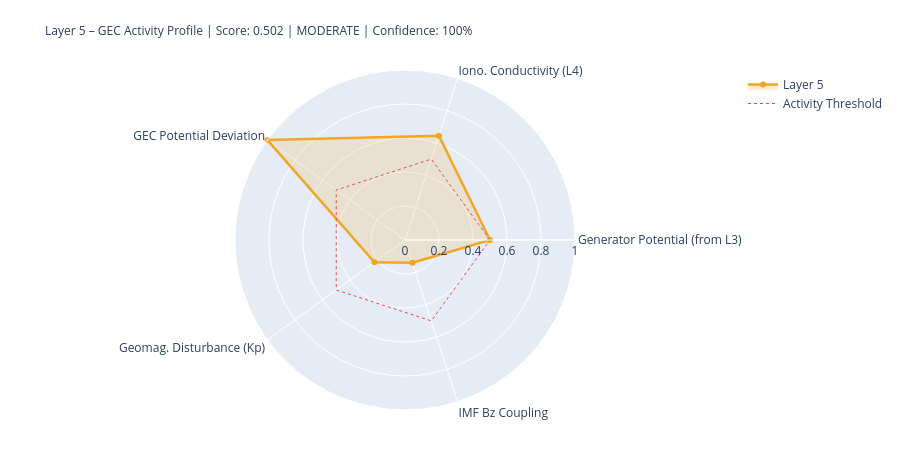

Notebook code cell kept with this figure:
### Markdown cell above
---
## 5. State Assessment & Handoff to Layer 6

### Code cell
# ============================================================
# LAYER-5-SCORE
# ============================================================

# Components
# 1) Generator activity (Layer-3-driven)
gen_score = norm(generator_strength, 0.3, 2.0)
gen_src   = 'from_layer3' if l3_thunder_score is not None else 'estimated'

# 2) Ionospheric conductivity (Layer-4-driven)
iono_score = norm(iono_cond_factor, 0.7, 1.4)
iono_src   = 'from_layer4' if l4_ioniz is not None else 'estimated'

# 3) GEC potential deviation from reference
pot_score = norm(abs(delta_V_pct), 0, 30)  # 0 = at reference, 1 = 30% deviation
pot_src   = 'derived'

# 4) Geomagnetic disturbance (Kp) – modulates vertical currents
kp_score = norm(kp_val, 0, 9)
kp_src   = 'primary' if kp_now is not None else 'from_layer4'

# 5) IMF Bz coupling (southward = stronger M-I coupling → GEC influence)
bz_score = norm(-(bz_now or 0), -5, 30) if bz_now is not None else None
bz_src   = 'primary' if bz_now is not None else 'missing'

COMPONENTS = {
    'Generator Potential (from L3)':  {'score': gen_score,   'source': 'derived_from_layer3', 'dynamic': True},
    'Iono. Conductivity (L4)':      {'score': iono_score,  'source': iono_src, 'dynamic': True},
    'GEC Potential Deviation':      {'score': pot_score,   'source': pot_src,  'dynamic': True},
    'Geomag. Disturbance (Kp)':         {'score': kp_score,    'source': kp_src,   'dynamic': True},
    'IMF Bz Coupling':               {'score': bz_score,    'source': bz_src,   'dynamic': True},
}

available   = {k: v['score'] for k, v in COMPONENTS.items() if v['score'] is not None}
unavailable = [k for k, v in COMPONENTS.items() if v['score'] is None]
layer5_score = round(sum(available.values()) / len(available), 4) if available else None
confidence   = round(len(available) / len(COMPONENTS), 2)
level = ('unknown' if layer5_score is None
         else 'quiet'   if layer5_score < 0.3
         else 'moderate' if layer5_score < 0.6
         else 'active')
dominant_l5 = max(available, key=available.get) if available else 'none'

# Kp consistency: separate 1-min raw value from score value
kp_1m_raw   = kp_now          # directly from API (can be 0.0 during live measurement)
kp_for_score = kp_val          # from Layer-0 context or estimated value if needed
kp_score_src = kp_src

W = 68
print('=' * W)
print('LAYER 5 – GLOBAL ELECTRIC CIRCUIT – STATE ASSESSMENT')
print('=' * W)
for name, comp in COMPONENTS.items():
    s = comp['score']
    if s is not None:
        bar = '█' * int(s*20) + '░' * (20-int(s*20))
        print(f'  {name:<34} {bar}  {s:.3f}  [{comp["source"]}]')
    else:
        print(f'  {name:<34} {"─"*20}  n/a   [missing]')
print('-' * W)
print(f'  Score:         {layer5_score:.3f}  ({len(available)}/{len(COMPONENTS)} components)')
print(f'  Confidence:    {confidence:.0%}')
print(f'  Level:         {level.upper()}')
print(f'  Dominant:      {dominant_l5}')
print(f'  V_iono:        {V_iono_mod:.1f} kV  (Δ {delta_V_pct:+.1f}% vs. Ref)')
print(f'  I_total:       {I_total_mod:.1f} A   (Δ {delta_I_pct:+.1f}% vs. Ref)')
print('=' * W)

# Radar
cats   = list(available.keys())
vals_r = list(available.values())
if len(cats) >= 3:
    fig = go.Figure()
    fig.add_trace(go.Scatterpolar(
        r=vals_r + [vals_r[0]], theta=cats + [cats[0]],
        fill='toself', fillcolor='rgba(242,166,35,0.18)',
        line=dict(color='#F2A623', width=2.5), name='Layer 5'
    ))
    fig.add_trace(go.Scatterpolar(
        r=[0.5]*(len(cats)+1), theta=cats+[cats[0]],
        line=dict(color='#E24B4A', dash='dot', width=1),
        mode='lines', name='Activity Threshold'
    ))
    fig.update_layout(
        title=dict(
            text=f'Layer 5 – GEC Activity Profile | Score: {layer5_score:.3f} | {level.upper()} | Confidence: {confidence:.0%}',
            font=dict(size=12)
        ),
        polar=dict(radialaxis=dict(visible=True, range=[0,1])),
        height=450, showlegend=True,
        margin=dict(l=80, r=80, t=70, b=40)
    )
    fig.show()

### Figure 1 — Plotly figure (JSON) as saved in the notebook; plotly's stock layout.template omitted (floating-point values rounded to 4 significant figures)
{"data": [{"fill": "toself", "fillcolor": "rgba(242,166,35,0.18)", "line": {"color": "#F2A623", "width": 2.5}, "name": "Layer 5", "r": [0.5, 0.6454, 1.0, 0.2222, 0.1406, 0.5], "theta": ["Generator Potential (from L3)", "Iono. Conductivity (L4)", "GEC Potential Deviation", "Geomag. Disturbance (Kp)", "IMF Bz Coupling", "Generator Potential (from L3)"], "type": "scatterpolar"}, {"line": {"color": "#E24B4A", "dash": "dot", "width": 1}, "mode": "lines", "name": "Activity Threshold", "r": [0.5, 0.5, 0.5, 0.5, 0.5, 0.5], "theta": ["Generator Potential (from L3)", "Iono. Conductivity (L4)", "GEC Potential Deviation", "Geomag. Disturbance (Kp)", "IMF Bz Coupling", "Generator Potential (from L3)"], "type": "scatterpolar"}], "layout": {"height": 450, "margin": {"b": 40, "l": 80, "r": 80, "t": 70}, "polar": {"radialaxis": {"range": [0, 1], "visible": true}}, "showlegend": true, "title": {"font": {"size": 12}, "text": "Layer 5 – GEC Activity Profile | Score: 0.502 | MODERATE | Confidence: 100%"}}}
